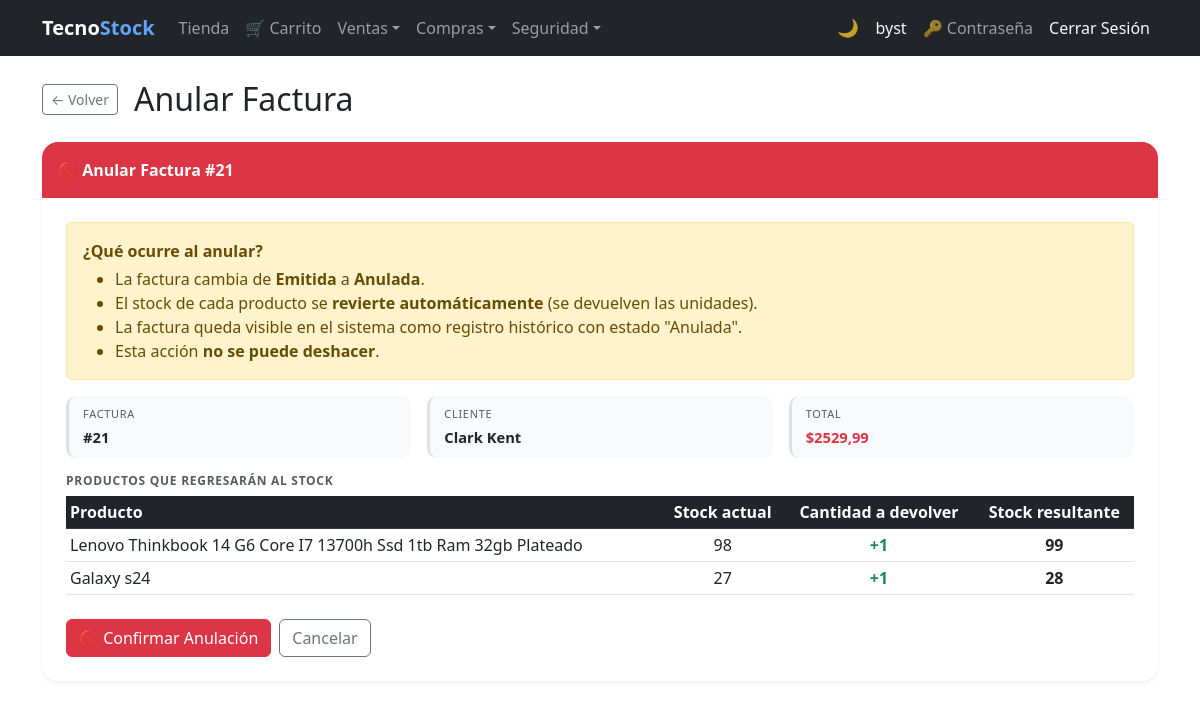
The app's page /invoices/21/cancel/ (signed in) with its own data.
### billing/models.py (models this page shows, shortened)
class Invoice(models.Model):
    BORRADOR = 0
    EMITIDA  = 1
    ANULADA  = 2
    ESTADO_CHOICES = [
        (BORRADOR, 'Borrador'),
        (EMITIDA,  'Emitida'),
        (ANULADA,  'Anulada'),
    ]
    PENDIENTE = 'PENDIENTE'
    PAGADA    = 'PAGADA'
    ESTADO_COBRO_CHOICES = [
        (PENDIENTE, 'Pendiente'),
        (PAGADA,    'Pagada'),
    ]
    CONTADO = 'contado'
    CREDITO = 'credito'
    TIPO_PAGO_CHOICES = [
        (CONTADO, 'Contado'),
        (CREDITO, 'Crédito'),
    ]
    customer     = models.ForeignKey(Customer, on_delete=models.PROTECT, related_name='invoices')
    invoice_date = models.DateTimeField(auto_now_add=True)
    subtotal     = models.DecimalField(max_digits=12, decimal_places=2, default=0)
    tax          = models.DecimalField(max_digits=12, decimal_places=2, default=0)
    total        = models.DecimalField(max_digits=12, decimal_places=2, default=0)
    estado       = models.PositiveSmallIntegerField(
                       choices=ESTADO_CHOICES, default=BORRADOR, verbose_name='Estado')
    is_active    = models.BooleanField(default=True)
    PAYMENT_CHOICES = [('card', 'Tarjeta'), ('paypal', 'PayPal')]
    payment_method  = models.CharField(
                          max_length=10, choices=PAYMENT_CHOICES, null=True, blank=True,
                          verbose_name='Método de pago')
    paypal_order_id = models.CharField(max_length=64, null=True, blank=True)
    saldo        = models.DecimalField(
                       max_digits=12, decimal_places=2, default=0,
                       verbose_name='Saldo pendiente de cobro')
    estado_cobro = models.CharField(
                       max_length=10, choices=ESTADO_COBRO_CHOICES,
                       default=PENDIENTE, verbose_name='Estado de cobro')
    tipo_pago    = models.CharField(
                       max_length=10, choices=TIPO_PAGO_CHOICES,
                       default=CREDITO, verbose_name='Tipo de pago')
    class Meta:
        ordering = ['-invoice_date']
        permissions = [
            ('export_pdf', 'Can export PDF'),
            ('export_excel', 'Can export Excel'),
        ]
    @property
    def can_cancel(self):      return self.estado == self.EMITIDA

class Customer(models.Model):
    user       = models.OneToOneField(
                     settings.AUTH_USER_MODEL, null=True, blank=True,
                     on_delete=models.SET_NULL, related_name='customer_account',
                     verbose_name='Cuenta de usuario')
    dni        = models.CharField(max_length=13, unique=True, verbose_name='DNI/RUC', validators=[validate_cedula_ec])
    first_name = models.CharField(max_length=100, validators=[validate_only_letters])
    last_name  = models.CharField(max_length=100, validators=[validate_only_letters])
    email      = models.EmailField(blank=True, null=True)
    phone      = models.CharField(max_length=20, blank=True, null=True, validators=[validate_phone_ec])
    address    = models.TextField(blank=True, null=True)
    photo      = models.ImageField(upload_to='customer/', blank=True, null=True, verbose_name='Foto')
    is_active  = models.BooleanField(default=True)
    created_at = models.DateTimeField(auto_now_add=True)
    updated_at = models.DateTimeField(auto_now=True)
    class Meta:
        ordering = ['last_name', 'first_name']
        permissions = [
            ('export_customer_pdf', 'Can export Customer PDF'),
            ('export_customer_excel', 'Can export Customer Excel'),
        ]
    @property
    def full_name(self): return f'{self.first_name} {self.last_name}'

class InvoiceDetail(models.Model):
    invoice      = models.ForeignKey(Invoice, on_delete=models.CASCADE, related_name='details')
    product      = models.ForeignKey(Product, on_delete=models.PROTECT, related_name='invoice_details')
    quantity     = models.IntegerField(default=1, validators=[MinValueValidator(1)])
    unit_price   = models.DecimalField(max_digits=12, decimal_places=2)
    discount_pct = models.DecimalField(
        max_digits=5, decimal_places=2, default=0,
        verbose_name='Descuento (%)',
        validators=[MinValueValidator(Decimal('0')), MaxValueValidator(Decimal('100'))],
    )
    subtotal     = models.DecimalField(max_digits=12, decimal_places=2, default=0)
    tax_amount   = models.DecimalField(max_digits=12, decimal_places=2, default=0, verbose_name='IVA')

class Product(models.Model):
    name = models.CharField(max_length=200, verbose_name='Product Name')
    description = models.TextField(blank=True, null=True)
    brand = models.ForeignKey(Brand, on_delete=models.PROTECT, related_name='products')
    group = models.ForeignKey(ProductGroup, on_delete=models.PROTECT, related_name='products')
    suppliers = models.ManyToManyField(Supplier, related_name='products', blank=True)
    photo      = models.ImageField(upload_to='products/', blank=True, null=True, verbose_name='Foto')
    unit_price = models.DecimalField(max_digits=12, decimal_places=2)
    tax_rate   = models.DecimalField(
                     max_digits=5, decimal_places=4, default=Decimal('0.15'),
                     verbose_name='Tasa IVA',
                     validators=[MinValueValidator(Decimal('0')), MaxValueValidator(Decimal('1'))],
                 )
    stock = models.IntegerField(default=0)
    is_active = models.BooleanField(default=True)
    created_at = models.DateTimeField(auto_now_add=True)
    updated_at = models.DateTimeField(auto_now=True)
    class Meta:
        verbose_name = 'Product'
        verbose_name_plural = 'Products'
        ordering = ['name']
        permissions = [
            ('export_product_pdf', 'Can export Product PDF'),
            ('export_product_excel', 'Can export Product Excel'),
        ]

### billing/views.py (the view, shortened to what this page needs)
# urls.py: path('invoices/<int:pk>/cancel/', views.invoice_cancel, name='invoice_cancel'),
@roles_required('Administrador', 'Analista de Compras')
def invoice_cancel(request, pk):
    invoice = get_object_or_404(Invoice, pk=pk)
    if not invoice.can_cancel:
        messages.error(request, 'Solo se puede anular una factura en estado Emitida.')
        return redirect('billing:invoice_detail', pk=pk)
    return render(request, 'billing/invoice_cancel.html', {'invoice': invoice})

### security/templatetags/security_tags.py (called while the page is built)
@register.filter(name='has_group')
def has_group(user, group_name):
    if not user.is_authenticated:
        return False
    if user.is_superuser:  # el superusuario ve todo
        return True
    return user.groups.filter(name=group_name).exists()

### billing/templates/billing/invoice_cancel.html (shortened to what this page needs)
{% extends 'billing/base.html' %}
{% block content %}
<div class="d-flex align-items-center gap-3 mb-4">
  <a href="{% url 'billing:invoice_detail' invoice.pk %}" class="btn btn-outline-secondary btn-sm">&#8592; Volver</a>
  <h2 class="mb-0">Anular Factura</h2>
</div>
<div class="card border-0 shadow-sm rounded-4 overflow-hidden mb-4">
  <div class="card-header border-0 py-3 bg-danger">
    <span class="text-white fw-bold">&#128683; Anular Factura #{{ invoice.id }}</span>
  </div>
  <div class="card-body p-4">
    <div class="alert alert-warning">
      <strong>¿Qué ocurre al anular?</strong>
      <ul class="mb-0 mt-1">
        <li>La factura cambia de <strong>Emitida</strong> a <strong>Anulada</strong>.</li>
        <li>El stock de cada producto se <strong>revierte automáticamente</strong> (se devuelven las unidades).</li>
        <li>La factura queda visible en el sistema como registro histórico con estado "Anulada".</li>
        <li>Esta acción <strong>no se puede deshacer</strong>.</li>
      </ul>
    </div>
    <div class="row g-3 mb-3">
      <div class="col-md-4">
        <div class="dm-field">
          <small class="dm-label">Factura</small>
          <div class="dm-value">#{{ invoice.id }}</div>
        </div>
      </div>
      <div class="col-md-4">
        <div class="dm-field">
          <small class="dm-label">Cliente</small>
          <div class="dm-value">{{ invoice.customer.full_name }}</div>
        </div>
      </div>
      <div class="col-md-4">
        <div class="dm-field">
          <small class="dm-label">Total</small>
          <div class="dm-value fw-bold text-danger">${{ invoice.total }}</div>
        </div>
      </div>
    </div>
    <h6 class="text-muted text-uppercase fw-semibold mb-2 dm-section-label">Productos que regresarán al stock</h6>
    <table class="table table-sm table-hover mb-4">
      <thead class="table-dark">
        <tr>
          <th>Producto</th>
          <th class="text-center">Stock actual</th>
          <th class="text-center">Cantidad a devolver</th>
          <th class="text-center">Stock resultante</th>
        </tr>
      </thead>
      <tbody>
        {% for det in invoice.details.all %}
        <tr>
          <td>{{ det.product.name }}</td>
          <td class="text-center">{{ det.product.stock }}</td>
          <td class="text-center text-success fw-semibold">+{{ det.quantity }}</td>
          <td class="text-center fw-semibold">{{ det.product.stock|add:det.quantity }}</td>
        </tr>
        {% endfor %}
      </tbody>
    </table>
    <form method="post" class="d-flex gap-2">
      <button type="submit" class="btn btn-danger">&#128683; Confirmar Anulación</button>
      <a href="{% url 'billing:invoice_detail' invoice.pk %}" class="btn btn-outline-secondary">Cancelar</a>
    </form>
  </div>
</div>
{% endblock %}

### billing/templates/billing/base.html (shortened to what this page needs)
{% load security_tags %}
<!DOCTYPE html>
<html lang="es">
<head>
  <link href="https://cdn.jsdelivr.net/npm/bootstrap@5.3.0/dist/css/bootstrap.min.css" rel="stylesheet">
</head>
<body>
<nav class="navbar navbar-expand-lg navbar-dark bg-dark">
  <div class="container">
    <a class="navbar-brand fw-bold" href="{% url 'billing:home' %}">Tecno<span class="nav-brand-accent">Stock</span></a>
    <div class="collapse navbar-collapse" id="nav">
      <ul class="navbar-nav me-auto">
        {% if user.is_authenticated %}
        {% if user|has_group:'Cliente' %}
        <li class="nav-item"><a class="nav-link" href="{% url 'store:catalog' %}">Tienda</a></li>
        <li class="nav-item"><a class="nav-link" href="{% url 'store:cart' %}">&#128722; Carrito</a></li>
        {% endif %}
        <li class="nav-item dropdown">
          <a class="nav-link dropdown-toggle" href="#" role="button" data-bs-toggle="dropdown" aria-expanded="false">Ventas</a>
        </li>
        {% if user|has_group:'Analista de Compras' or user|has_group:'Administrador' or not user|has_any_group %}
        <li class="nav-item dropdown">
          <a class="nav-link dropdown-toggle" href="#" role="button" data-bs-toggle="dropdown" aria-expanded="false">Compras</a>
        </li>
        {% endif %}
        {% if user|has_group:'Administrador' %}
        <li class="nav-item dropdown">
          <a class="nav-link dropdown-toggle" href="#" role="button" data-bs-toggle="dropdown" aria-expanded="false">Seguridad</a>
        </li>
        {% endif %}
        {% endif %}
      </ul>
      <ul class="navbar-nav align-items-center">
        <li class="nav-item"><button type="button" class="theme-toggle-btn" id="theme-toggle" onclick="toggleTheme()" title="Cambiar tema claro / oscuro"><span id="theme-icon">&#127769;</span></button></li>
        <li class="nav-item">{% if user.is_authenticated %}<a class="nav-link text-light" href="{% url 'billing:dashboard' %}">{{ user.username }}</a>{% endif %}</li>
        <li class="nav-item">{% if user.is_authenticated %}<a class="nav-link" href="{% url 'password_change' %}" title="Cambiar contraseña">&#128273; Contraseña</a>{% endif %}</li>
        <li class="nav-item">{% if user.is_authenticated %}<form method="post" action="{% url 'logout' %}" class="d-inline">{% csrf_token %}<button type="submit" class="nav-link btn btn-link text-light btn-nav-link">Cerrar Sesión</button></form>{% else %}<a class="nav-link" href="{% url 'login' %}">Iniciar Sesión</a>{% endif %}</li>
      </ul>
    </div>
  </div>
</nav>
<div class="container mt-4">
  {% block content %}{% endblock %}
</div>
</body>
</html>

### billing/templates/billing/base.html (style rules this page uses)
.dm-field { background: var(--bs-tertiary-bg); border-radius: 10px; padding: 10px 14px; border-left: 3px solid var(--bs-border-color); height: 100%; transition: border-color .2s; }
.dm-label { font-size: .68rem; text-transform: uppercase; letter-spacing: .07em; color: var(--bs-secondary-color); display: block; margin-bottom: 3px; }
.dm-value { font-size: .92rem; font-weight: 600; color: var(--bs-body-color); word-break: break-word; }
.dm-section-label { letter-spacing: .06em; font-size: .75rem; }
.btn-nav-link { text-decoration: none; }
.nav-brand-accent { color: #60a5fa; }
.theme-toggle-btn { background: none; border: none; cursor: pointer; font-size: 1.1rem; line-height: 1; padding: .375rem .5rem; border-radius: .375rem; transition: background .2s; color: rgba(255,255,255,.75); }

### records on screen
Invoice: id "21", customer.full_name "Clark Kent", total "2529,99"
InvoiceDetail: product.name "Lenovo Thinkbook 14 G6 Core I7 13700h Ssd 1tb Ram 32gb Plateado", product.stock "98", quantity "1", product.stock|add "99"
InvoiceDetail: product.name "Galaxy s24", product.stock "27", quantity "1", product.stock|add "28"

### other values on screen
{{ user.username }} "byst"
